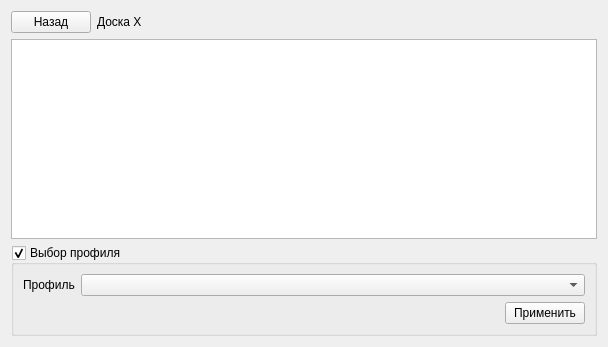
<?xml version="1.0" encoding="UTF-8"?>
<ui version="4.0">
 <class>DslamPageWidget</class>
 <widget class="QWidget" name="DslamPageWidget">
  <property name="geometry">
   <rect>
    <x>0</x>
    <y>0</y>
    <width>608</width>
    <height>347</height>
   </rect>
  </property>
  <property name="windowTitle">
   <string>Form</string>
  </property>
  <layout class="QGridLayout" name="gridLayout">
   <item row="0" column="2">
    <spacer name="horizontalSpacer">
     <property name="orientation">
      <enum>Qt::Horizontal</enum>
     </property>
     <property name="sizeHint" stdset="0">
      <size>
       <width>460</width>
       <height>20</height>
      </size>
     </property>
    </spacer>
   </item>
   <item row="0" column="1">
    <widget class="QLabel" name="boardNameLabel">
     <property name="text">
      <string>Доска X</string>
     </property>
    </widget>
   </item>
   <item row="1" column="0" colspan="3">
    <widget class="QTreeView" name="dslamTreeView">
     <property name="contextMenuPolicy">
      <enum>Qt::CustomContextMenu</enum>
     </property>
     <property name="editTriggers">
      <set>QAbstractItemView::NoEditTriggers</set>
     </property>
     <property name="alternatingRowColors">
      <bool>true</bool>
     </property>
    </widget>
   </item>
   <item row="0" column="0">
    <widget class="QPushButton" name="backToBoardListButton">
     <property name="text">
      <string>Назад</string>
     </property>
     <property name="icon">
      <iconset resource="../resource.qrc">
       <normaloff>:/images/prev.png</normaloff>:/images/prev.png</iconset>
     </property>
    </widget>
   </item>
   <item row="2" column="0" colspan="3">
    <widget class="QGroupBox" name="selectProfileGroupBox">
     <property name="title">
      <string>Выбор профиля</string>
     </property>
     <property name="checkable">
      <bool>true</bool>
     </property>
     <layout class="QFormLayout" name="formLayout">
      <item row="1" column="0">
       <widget class="QLabel" name="profileDescLabel">
        <property name="text">
         <string>Профиль</string>
        </property>
       </widget>
      </item>
      <item row="1" column="1">
       <widget class="QComboBox" name="profileListComboBox"/>
      </item>
      <item row="2" column="0" colspan="2">
       <layout class="QHBoxLayout" name="horizontalLayout">
        <item>
         <spacer name="horizontalSpacer_2">
          <property name="orientation">
           <enum>Qt::Horizontal</enum>
          </property>
          <property name="sizeHint" stdset="0">
           <size>
            <width>40</width>
            <height>20</height>
           </size>
          </property>
         </spacer>
        </item>
        <item>
         <widget class="QPushButton" name="applyProfileButton">
          <property name="text">
           <string>Применить</string>
          </property>
         </widget>
        </item>
       </layout>
      </item>
     </layout>
    </widget>
   </item>
  </layout>
  <action name="upPortAction">
   <property name="icon">
    <iconset>
     <normalon>:/images/up.png</normalon>
    </iconset>
   </property>
   <property name="text">
    <string>Активировать порт</string>
   </property>
   <property name="toolTip">
    <string>Активировать порт</string>
   </property>
  </action>
  <action name="downPortAction">
   <property name="icon">
    <iconset>
     <normalon>:/images/down.png</normalon>
    </iconset>
   </property>
   <property name="text">
    <string>Деактивировать порт</string>
   </property>
   <property name="toolTip">
    <string>Деактивировать порт</string>
   </property>
  </action>
  <action name="refreshPortInfoAction">
   <property name="text">
    <string>Обновить информацию по порту</string>
   </property>
   <property name="toolTip">
    <string>Обновить информацию по порту</string>
   </property>
  </action>
  <action name="refreshAllPortInfoAction">
   <property name="icon">
    <iconset>
     <normalon>:/images/refresh.png</normalon>
    </iconset>
   </property>
   <property name="text">
    <string>Обновить все</string>
   </property>
   <property name="toolTip">
    <string>Обновить все</string>
   </property>
  </action>
  <action name="collapseAllNodeAction">
   <property name="text">
    <string>Свернуть все</string>
   </property>
   <property name="toolTip">
    <string>Свернуть все</string>
   </property>
  </action>
  <action name="showBoardAction">
   <property name="text">
    <string>Открыть</string>
   </property>
   <property name="toolTip">
    <string>Открыть</string>
   </property>
  </action>
  <action name="showSelectProfileGBAction">
   <property name="text">
    <string>Изменить профиль</string>
   </property>
   <property name="toolTip">
    <string>Изменить профиль</string>
   </property>
  </action>
 </widget>
 <resources>
  <include location="../resource.qrc"/>
 </resources>
 <connections/>
</ui>
